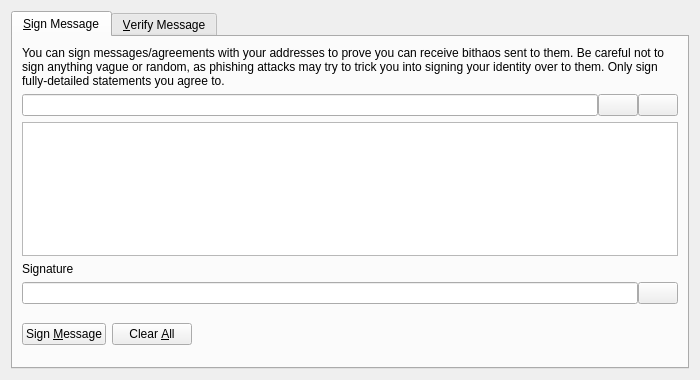
<?xml version="1.0" encoding="UTF-8"?>
<ui version="4.0">
 <class>SignVerifyMessageDialog</class>
 <widget class="QDialog" name="SignVerifyMessageDialog">
  <property name="geometry">
   <rect>
    <x>0</x>
    <y>0</y>
    <width>700</width>
    <height>380</height>
   </rect>
  </property>
  <property name="windowTitle">
   <string>Signatures - Sign / Verify a Message</string>
  </property>
  <property name="modal">
   <bool>true</bool>
  </property>
  <layout class="QVBoxLayout" name="verticalLayout">
   <item>
    <widget class="QTabWidget" name="tabWidget">
     <property name="currentIndex">
      <number>0</number>
     </property>
     <widget class="QWidget" name="tabSignMessage">
      <attribute name="title">
       <string>&amp;Sign Message</string>
      </attribute>
      <layout class="QVBoxLayout" name="verticalLayout_SM">
       <item>
        <widget class="QLabel" name="infoLabel_SM">
         <property name="text">
          <string>You can sign messages/agreements with your addresses to prove you can receive bithaos sent to them. Be careful not to sign anything vague or random, as phishing attacks may try to trick you into signing your identity over to them. Only sign fully-detailed statements you agree to.</string>
         </property>
         <property name="textFormat">
          <enum>Qt::PlainText</enum>
         </property>
         <property name="wordWrap">
          <bool>true</bool>
         </property>
        </widget>
       </item>
       <item>
        <layout class="QHBoxLayout" name="horizontalLayout_1_SM">
         <property name="spacing">
          <number>0</number>
         </property>
         <item>
          <widget class="QValidatedLineEdit" name="addressIn_SM">
           <property name="toolTip">
            <string>The Bithao address to sign the message with</string>
           </property>
          </widget>
         </item>
         <item>
          <widget class="QPushButton" name="addressBookButton_SM">
           <property name="toolTip">
            <string>Choose previously used address</string>
           </property>
           <property name="text">
            <string/>
           </property>
           <property name="icon">
            <iconset resource="../bitcoin.qrc">
             <normaloff>:/icons/address-book</normaloff>:/icons/address-book</iconset>
           </property>
           <property name="shortcut">
            <string>Alt+A</string>
           </property>
           <property name="autoDefault">
            <bool>false</bool>
           </property>
          </widget>
         </item>
         <item>
          <widget class="QPushButton" name="pasteButton_SM">
           <property name="toolTip">
            <string>Paste address from clipboard</string>
           </property>
           <property name="text">
            <string/>
           </property>
           <property name="icon">
            <iconset resource="../bitcoin.qrc">
             <normaloff>:/icons/editpaste</normaloff>:/icons/editpaste</iconset>
           </property>
           <property name="shortcut">
            <string>Alt+P</string>
           </property>
           <property name="autoDefault">
            <bool>false</bool>
           </property>
          </widget>
         </item>
        </layout>
       </item>
       <item>
        <widget class="QPlainTextEdit" name="messageIn_SM">
         <property name="toolTip">
          <string>Enter the message you want to sign here</string>
         </property>
        </widget>
       </item>
       <item>
        <widget class="QLabel" name="signatureLabel_SM">
         <property name="text">
          <string>Signature</string>
         </property>
         <property name="textFormat">
          <enum>Qt::PlainText</enum>
         </property>
        </widget>
       </item>
       <item>
        <layout class="QHBoxLayout" name="horizontalLayout_2_SM">
         <property name="spacing">
          <number>0</number>
         </property>
         <item>
          <widget class="QLineEdit" name="signatureOut_SM">
           <property name="font">
            <font>
             <italic>true</italic>
            </font>
           </property>
           <property name="readOnly">
            <bool>true</bool>
           </property>
          </widget>
         </item>
         <item>
          <widget class="QPushButton" name="copySignatureButton_SM">
           <property name="toolTip">
            <string>Copy the current signature to the system clipboard</string>
           </property>
           <property name="text">
            <string/>
           </property>
           <property name="icon">
            <iconset resource="../bitcoin.qrc">
             <normaloff>:/icons/editcopy</normaloff>:/icons/editcopy</iconset>
           </property>
           <property name="autoDefault">
            <bool>false</bool>
           </property>
          </widget>
         </item>
        </layout>
       </item>
       <item>
        <layout class="QHBoxLayout" name="horizontalLayout_3_SM">
         <item>
          <widget class="QPushButton" name="signMessageButton_SM">
           <property name="toolTip">
            <string>Sign the message to prove you own this Bithao address</string>
           </property>
           <property name="text">
            <string>Sign &amp;Message</string>
           </property>
           <property name="icon">
            <iconset resource="../bitcoin.qrc">
             <normaloff>:/icons/edit</normaloff>:/icons/edit</iconset>
           </property>
           <property name="autoDefault">
            <bool>false</bool>
           </property>
          </widget>
         </item>
         <item>
          <widget class="QPushButton" name="clearButton_SM">
           <property name="toolTip">
            <string>Reset all sign message fields</string>
           </property>
           <property name="text">
            <string>Clear &amp;All</string>
           </property>
           <property name="icon">
            <iconset resource="../bitcoin.qrc">
             <normaloff>:/icons/remove</normaloff>:/icons/remove</iconset>
           </property>
           <property name="autoDefault">
            <bool>false</bool>
           </property>
          </widget>
         </item>
         <item>
          <spacer name="horizontalSpacer_1_SM">
           <property name="orientation">
            <enum>Qt::Horizontal</enum>
           </property>
           <property name="sizeHint" stdset="0">
            <size>
             <width>40</width>
             <height>48</height>
            </size>
           </property>
          </spacer>
         </item>
         <item>
          <widget class="QLabel" name="statusLabel_SM">
           <property name="font">
            <font>
             <weight>75</weight>
             <bold>true</bold>
            </font>
           </property>
           <property name="text">
            <string/>
           </property>
           <property name="wordWrap">
            <bool>true</bool>
           </property>
          </widget>
         </item>
         <item>
          <spacer name="horizontalSpacer_2_SM">
           <property name="orientation">
            <enum>Qt::Horizontal</enum>
           </property>
           <property name="sizeHint" stdset="0">
            <size>
             <width>40</width>
             <height>48</height>
            </size>
           </property>
          </spacer>
         </item>
        </layout>
       </item>
      </layout>
     </widget>
     <widget class="QWidget" name="tabVerifyMessage">
      <attribute name="title">
       <string>&amp;Verify Message</string>
      </attribute>
      <layout class="QVBoxLayout" name="verticalLayout_VM">
       <item>
        <widget class="QLabel" name="infoLabel_VM">
         <property name="text">
          <string>Enter the receiver's address, message (ensure you copy line breaks, spaces, tabs, etc. exactly) and signature below to verify the message. Be careful not to read more into the signature than what is in the signed message itself, to avoid being tricked by a man-in-the-middle attack. Note that this only proves the signing party receives with the address, it cannot prove sendership of any transaction!</string>
         </property>
         <property name="textFormat">
          <enum>Qt::PlainText</enum>
         </property>
         <property name="alignment">
          <set>Qt::AlignLeading|Qt::AlignLeft|Qt::AlignTop</set>
         </property>
         <property name="wordWrap">
          <bool>true</bool>
         </property>
        </widget>
       </item>
       <item>
        <layout class="QHBoxLayout" name="horizontalLayout_1_VM">
         <property name="spacing">
          <number>0</number>
         </property>
         <item>
          <widget class="QValidatedLineEdit" name="addressIn_VM">
           <property name="toolTip">
            <string>The Bithao address the message was signed with</string>
           </property>
          </widget>
         </item>
         <item>
          <widget class="QPushButton" name="addressBookButton_VM">
           <property name="toolTip">
            <string>Choose previously used address</string>
           </property>
           <property name="text">
            <string/>
           </property>
           <property name="icon">
            <iconset resource="../bitcoin.qrc">
             <normaloff>:/icons/address-book</normaloff>:/icons/address-book</iconset>
           </property>
           <property name="shortcut">
            <string>Alt+A</string>
           </property>
           <property name="autoDefault">
            <bool>false</bool>
           </property>
          </widget>
         </item>
        </layout>
       </item>
       <item>
        <widget class="QPlainTextEdit" name="messageIn_VM"/>
       </item>
       <item>
        <widget class="QValidatedLineEdit" name="signatureIn_VM"/>
       </item>
       <item>
        <layout class="QHBoxLayout" name="horizontalLayout_2_VM">
         <item>
          <widget class="QPushButton" name="verifyMessageButton_VM">
           <property name="toolTip">
            <string>Verify the message to ensure it was signed with the specified Bithao address</string>
           </property>
           <property name="text">
            <string>Verify &amp;Message</string>
           </property>
           <property name="icon">
            <iconset resource="../bitcoin.qrc">
             <normaloff>:/icons/transaction_0</normaloff>:/icons/transaction_0</iconset>
           </property>
           <property name="autoDefault">
            <bool>false</bool>
           </property>
          </widget>
         </item>
         <item>
          <widget class="QPushButton" name="clearButton_VM">
           <property name="toolTip">
            <string>Reset all verify message fields</string>
           </property>
           <property name="text">
            <string>Clear &amp;All</string>
           </property>
           <property name="icon">
            <iconset resource="../bitcoin.qrc">
             <normaloff>:/icons/remove</normaloff>:/icons/remove</iconset>
           </property>
           <property name="autoDefault">
            <bool>false</bool>
           </property>
          </widget>
         </item>
         <item>
          <spacer name="horizontalSpacer_1_VM">
           <property name="orientation">
            <enum>Qt::Horizontal</enum>
           </property>
           <property name="sizeHint" stdset="0">
            <size>
             <width>40</width>
             <height>48</height>
            </size>
           </property>
          </spacer>
         </item>
         <item>
          <widget class="QLabel" name="statusLabel_VM">
           <property name="font">
            <font>
             <weight>75</weight>
             <bold>true</bold>
            </font>
           </property>
           <property name="text">
            <string/>
           </property>
           <property name="wordWrap">
            <bool>true</bool>
           </property>
          </widget>
         </item>
         <item>
          <spacer name="horizontalSpacer_2_VM">
           <property name="orientation">
            <enum>Qt::Horizontal</enum>
           </property>
           <property name="sizeHint" stdset="0">
            <size>
             <width>40</width>
             <height>48</height>
            </size>
           </property>
          </spacer>
         </item>
        </layout>
       </item>
      </layout>
     </widget>
    </widget>
   </item>
  </layout>
 </widget>
 <customwidgets>
  <customwidget>
   <class>QValidatedLineEdit</class>
   <extends>QLineEdit</extends>
   <header>qt/qvalidatedlineedit.h</header>
  </customwidget>
 </customwidgets>
 <resources>
  <include location="../bitcoin.qrc"/>
 </resources>
 <connections/>
</ui>
